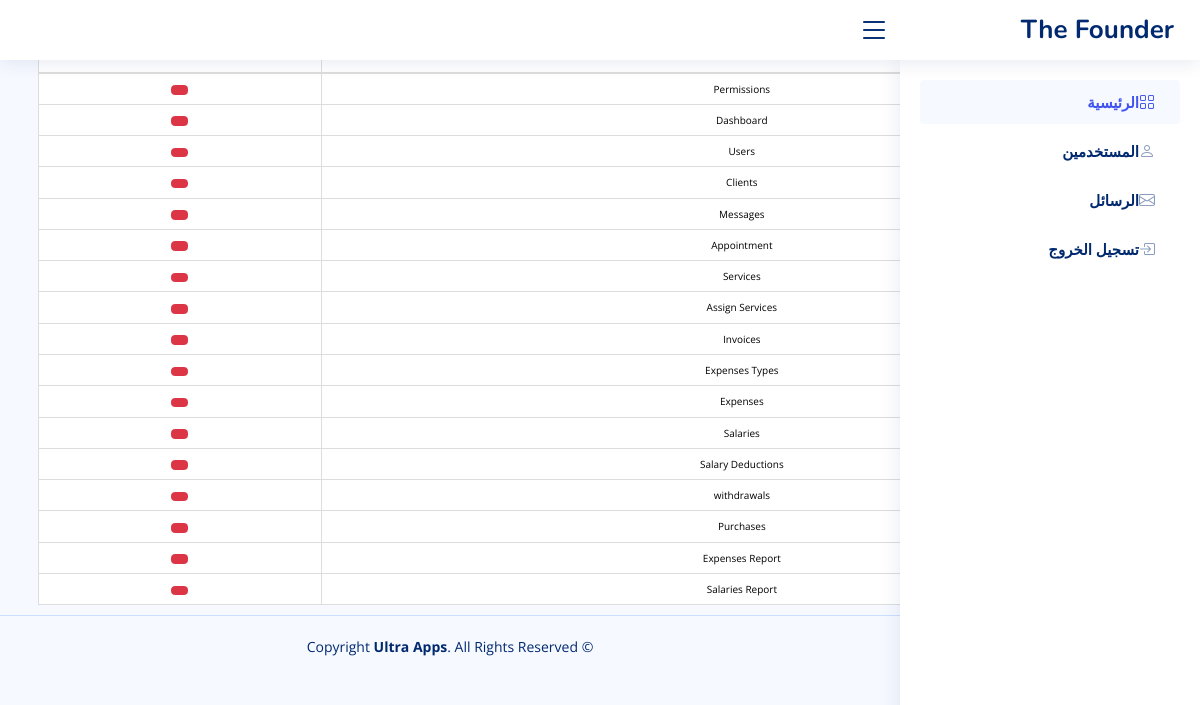
The app's page /manage/permissions.php?do=Show_Perm&roleId=1 (signed in) with its own data.
### tables this page shows
CREATE TABLE `roles_permissions` (
  `role_id` bigint(20) NOT NULL,
  `perm_id` bigint(20) NOT NULL
);

CREATE TABLE `permissions` (
  `perm_id` bigint(20) NOT NULL,
  `perm_desc` varchar(255) NOT NULL,
  `ordering` int(11) NOT NULL
);

### manage/permissions.php (the view, shortened to what this page needs)
<?php
include 'init.php';
$getAd = $con->prepare("SELECT * FROM admin WHERE UserName = ?");
$getAd->execute(array($sessionUser));
$info = $getAd->fetch();
$AdminRole = $info['role_id'];
$getAdmin = $con->prepare("SELECT
                                roles_permissions.*,
                                permissions.perm_desc AS perm_name
                            FROM
                                roles_permissions
                            INNER JOIN
                                permissions
                            ON
                                permissions.perm_id = roles_permissions.perm_id
                            ");
$getAdmin->execute();
$info = $getAdmin->fetchAll();
if (isset($_SESSION['Username'])) {
    $do = isset($_GET['do']) ? $_GET['do'] : 'Manage';
    foreach ($info as $permission_name) {
        if (($permission_name["perm_name"] == "Permissions") && ($permission_name["role_id"] == $AdminRole)) {
?>
                <?php
            if ($do == 'add_perm') {
                $roleId = isset($_GET['roleId']) && is_numeric($_GET['roleId']) ? intval($_GET['roleId']) : 0;
                $permId = isset($_GET['permId']) && is_numeric($_GET['permId']) ? intval($_GET['permId']) : 0;
                ?>
                <h1 class="text-center main-title"><?php echo $lang['Permission'] ?></h1>
                <div class="container">
                    <form class="form-horizontal" action='permissions.php?do=Insert_perm&permId=<?php echo $permId ?>&roleId=<?php echo $roleId ?>&lang=<?php echo $_SESSION['lang'] ?>' method="POST" enctype="multipart/form-data">
                            <div class="col-sm-offset-2 col-sm-10">
                                <input type="submit" value="<?php echo $lang['Add_permission'] ?>" class="btn btn-success" />
                                <a class="btn btn-primary" href="permissions.php"><?php echo $lang['go_to_back'] ?></a>
                            </div>
                        </div>
                        <div class="permissions_box">
                        <?php
                            $stmt2 = $con->prepare("SELECT * FROM permissions ORDER BY ordering DESC");
                            $stmt2->execute();
                            $rows = $stmt2->fetchAll();
                            foreach ($rows as $row) {
                                echo "<div>" . "<input type='checkbox' name='update[]' value='" . $row['perm_id'] . "' /> " . $row['perm_desc'] . "</div>";
                            }
                            ?>
                        </div>
                    </form>
                </div>
            <?php
            } elseif ($do == 'Show_Perm') {
                $roleId = isset($_GET['roleId']) && is_numeric($_GET['roleId']) ? intval($_GET['roleId']) : 0;
                $stmt = $con->prepare("SELECT * FROM roles WHERE role_id = ?");
                $stmt->execute(array($roleId));
                $row = $stmt->fetch();
            ?>
                <h1 class="text-center main-title"><?php echo $row['role_name']; ?></h1>
                <div class="container">
                    <div class="table-responsive">
                        <a href="permissions.php?do=add_perm&roleId=<?php echo $roleId ?>&lang=<?php echo $_SESSION['lang'] ?>" class="btn btn-success mb-3">
                        </a>
                        <table class="main-table manage-members text-center table table-bordered">
                            <thead>
                                <tr>
                                    <td class='perm_role'><?php echo $lang['User_Permissions'] ?></td>
                                    <td class='perm_actions'><?php echo $lang['Actions'] ?></td>
                                </tr>
                            </thead>
                            <?php
                            $stmt2 = $con->prepare("SELECT
                                                        roles_permissions.*,
                                                        permissions.perm_desc AS perm_Name,
                                                        permissions.perm_id AS perm_ID,
                                                        roles.role_id AS role_ID
                                                    FROM
                                                        roles_permissions
                                                    INNER JOIN
                                                        permissions
                                                    ON
                                                        permissions.perm_id = roles_permissions.perm_id
                                                    INNER JOIN
                                                        roles
                                                    ON
                                                        roles.role_id = roles_permissions.role_id
                                                    WHERE
                                                        roles_permissions.role_id = $roleId
                                                    ");
                            $stmt2->execute();
                            $rows = $stmt2->fetchAll();
                            foreach ($rows as $row) {
                                echo "<tr>";
                                echo "<td>" . $row['perm_Name'] . "</td>";
                                echo "<td class='perm_actions'>";
                                echo "<a href='permissions.php?do=DeletePerm&perm=" . $row['perm_id'] . "&roleId=" . $roleId . "&lang=" . $_SESSION['lang'] . "' class='btn btn-danger'><i class='fa fa-trash'></i></a>";
                                echo "</td>";
                                echo "</tr>";
                            }
                            ?>
                        </table>
                    </div>
                </div>
    <?php
            }
        }
    }
    ?>
    <link rel="stylesheet" href="https://cdnjs.cloudflare.com/ajax/libs/chosen/1.8.7/chosen.min.css" />
<?php
    include $templates . 'footer.php';
} else {
    header('Location: index.php');
    exit();
}
?>

### manage/includes/templates/header.php (shortened to what this page needs)
<!DOCTYPE html>
<html dir="<?php echo $dir; ?>">
<head>
    <link rel="stylesheet" href="<?php echo $css ?>bootstrap.min.css" />
    <link href="<?php echo $vendor ?>/bootstrap/css/bootstrap.min.css" rel="stylesheet">
    <link href="<?php echo $vendor ?>/bootstrap-icons/bootstrap-icons.css" rel="stylesheet">
    <link href="<?php echo $vendor ?>/boxicons/css/boxicons.min.css" rel="stylesheet">
    <link href="<?php echo $vendor ?>/quill/quill.snow.css" rel="stylesheet">
    <link href="<?php echo $vendor ?>/quill/quill.bubble.css" rel="stylesheet">
    <link href="<?php echo $vendor ?>/remixicon/remixicon.css" rel="stylesheet">
    <link href="<?php echo $vendor ?>/simple-datatables/style.css" rel="stylesheet">
    <link href="<?php echo $css ?>style.css" rel="stylesheet">
</head>
<body>

### manage/init.php (shortened to what this page needs)
<?php
$templates = 'includes/templates/';
$css       = 'layout/css/';
$vendor    = 'layout/vendor/';
$dir = "rtl";
include $templates . 'header.php';
if (!isset($noNavbar)) {
    include $templates . 'navbar.php';
}

### manage/includes/templates/navbar.php (shortened to what this page needs)
<header id="header" class="header fixed-top d-flex align-items-center">
    <div class="d-flex align-items-center justify-content-between">
        <a href="index.html" class="logo d-flex align-items-center">
            <span class="d-none d-lg-block">The Founder</span>
        </a>
        <i class="bi bi-list toggle-sidebar-btn"></i>
    </div>
</header>
<aside id="sidebar" class="sidebar">
    <ul class="sidebar-nav" id="sidebar-nav">
        <li class="nav-item">
            <a class="nav-link " href="dashboard.php">
                <i class="bi bi-grid"></i>
                <span>الرئيسية</span>
            </a>
        </li>
        <li class="nav-item">
            <a class="nav-link collapsed" href="users.php">
                <i class="bi bi-person"></i>
                <span>المستخدمين</span>
            </a>
        </li>
        <li class="nav-item">
            <a class="nav-link collapsed" href="messages.php">
                <i class="bi bi-envelope"></i>
                <span>الرسائل</span>
            </a>
        </li>
        <li class="nav-item">
            <a class="nav-link collapsed" href="logout.php">
                <i class="bi bi-box-arrow-in-right"></i>
                <span>تسجيل الخروج</span>
            </a>
        </li>
    </ul>
</aside>

### manage/includes/templates/footer.php (shortened to what this page needs)
<footer id="footer" class="footer">
    <div class="copyright">
        &copy; Copyright <strong><span>Ultra Apps</span></strong>. All Rights Reserved
    </div>
</footer>
</body>
</html>

### manage/layout/css/style.css (style rules this page uses)
:root { scroll-behavior: smooth; }
body { font-family: "Open Sans", sans-serif; background: #f6f9ff; color: #444444; }
a { color: #4154f1; text-decoration: none; }
h1, h2, h3, h4, h5, h6 { font-family: "Nunito", sans-serif; }
.logo { line-height: 1; }
@media (min-width: 1200px) { .logo { width: 280px; } }
.logo span { font-size: 26px; font-weight: 700; color: #012970; font-family: "Nunito", sans-serif; }
.header { transition: all 0.5s; z-index: 997; height: 60px; box-shadow: 0px 2px 20px rgba(1, 41, 112, 0.1); background-color: #fff; padding-right: 20px; }
.header .toggle-sidebar-btn { font-size: 32px; padding-right: 10px; cursor: pointer; color: #012970; }
.sidebar { position: fixed; top: 60px; right: 0; bottom: 0; width: 300px; z-index: 996; transition: all 0.3s; padding: 20px; overflow-y: auto; scrollbar-width: thin; scrollbar-color: #aab7cf transparent; box-shadow: 0px 0px 20px rgba(1, 41, 112, 0.1); background-color: #fff; }
@media (min-width: 1200px) { #main, #footer { margin-right: 300px; } }
.sidebar-nav { padding: 0; margin: 0; list-style: none; }
.sidebar-nav li { padding: 0; margin: 0; list-style: none; }
.sidebar-nav .nav-item { margin-bottom: 5px; }
.sidebar-nav .nav-link { display: flex; align-items: center; font-size: 15px; font-weight: 600; color: #4154f1; transition: 0.3; background: #f6f9ff; padding: 10px 15px; border-radius: 4px; }
.sidebar-nav .nav-link i { font-size: 16px; margin-right: 10px; color: #4154f1; }
.sidebar-nav .nav-link.collapsed { color: #012970; background: #fff; }
.sidebar-nav .nav-link.collapsed i { color: #899bbd; }
.footer { padding: 20px 0; font-size: 14px; transition: all 0.3s; border-top: 1px solid #cddfff; }
.footer .copyright { text-align: center; color: #012970; }

### records on screen
roles_permissions: perm.perm_desc "Permissions"
roles_permissions: perm.perm_desc "Dashboard"
roles_permissions: perm.perm_desc "Users"
roles_permissions: perm.perm_desc "Clients"
roles_permissions: perm.perm_desc "Messages"
roles_permissions: perm.perm_desc "Appointment"
roles_permissions: perm.perm_desc "Services"
roles_permissions: perm.perm_desc "Assign Services"
roles_permissions: perm.perm_desc "Invoices"
roles_permissions: perm.perm_desc "Expenses Types"
roles_permissions: perm.perm_desc "Expenses"
roles_permissions: perm.perm_desc "Salaries"
roles_permissions: perm.perm_desc "Salary Deductions"
roles_permissions: perm.perm_desc "withdrawals"
roles_permissions: perm.perm_desc "Purchases"
roles_permissions: perm.perm_desc "Expenses Report"
roles_permissions: perm.perm_desc "Salaries Report"
